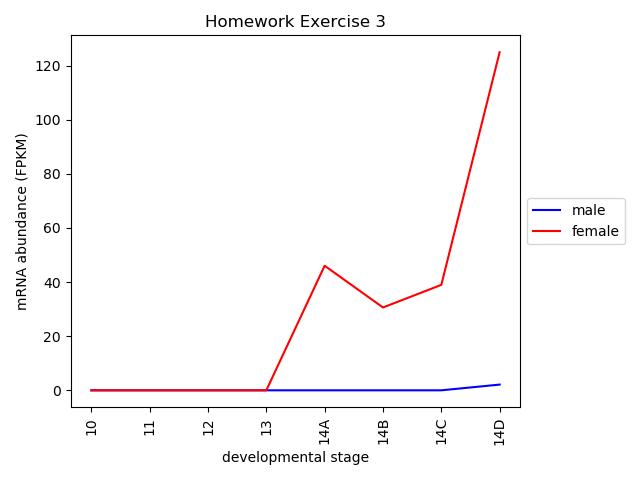

This chart was generated by the following Python code:
#!/usr/bin/env python3

"""
Usage: ./02-timecourse.py <t_name> <samples.csv> <FPKMs.csv>
Create a timecourse of a given transcript for females
"""

import sys
import pandas as pd
import matplotlib.pyplot as plt
import numpy as np


t_name = sys.argv[1]
samples = pd.read_csv(sys.argv[2])

def sorter(sex):
    soi=samples.loc[:,"sex"] == sex
    stages = samples.loc[soi,"stage"]
    
    fpkms = pd.read_csv(sys.argv[3],index_col="t_name")

    my_data = []
    for stage in stages:
        my_data.append(fpkms.loc[t_name,sex + "_" + stage])
    return my_data
    
male_data = sorter("male")
female_data = sorter("female")
labelz = ["male", "female"]
label2 = ["10","11","12","13","14A","14B","14C","14D"]

fig,ax = plt.subplots()
ax.plot(male_data, color="blue")
ax.plot(female_data, color="red")
ax.set_title("Homework Exercise 3")
ax.set_xlabel("developmental stage")
ax.set_xticklabels(label2,rotation = "vertical")
ax.set_xticks(np.arange(len(label2)))

ax.set_ylabel("mRNA abundance (FPKM)")
plt.legend( labels = labelz, loc='center left', bbox_to_anchor=(1,0.5))
plt.tight_layout()
fig.savefig( "timecourse.png" )
plt.close( fig )





    # fpkms = fpkms.loc[:,np.array(soi)]
#     fpkms = fpkms.loc[:,transcript,:]
#     return fpkms

# def genders(sex):
#     ax.plots(x,y,label=sex,color=color)
# soi = samples.loc[:,"sex"] == "female"
# srr_ids = samples.loc[soi,"sample"]
# print( srr_ids )

# Load FPKMs
# fpkms = pd.read_csv( sys.argv[3], index_col="t_name" )
# fpkms = fpkms.drop(columns="gene_name")
# Extract data

# for srr_id in srr_ids:
#     # print( srr_id )
#     my_data.append( fpkms.loc[t_name,srr_id] )

# # print( my_data )
# fig, ax = plt.subplots()
# plot_data(ax, range(9), male_data,"male","blue")
# plot_data(ax, range(9), male_data,"female","red")

